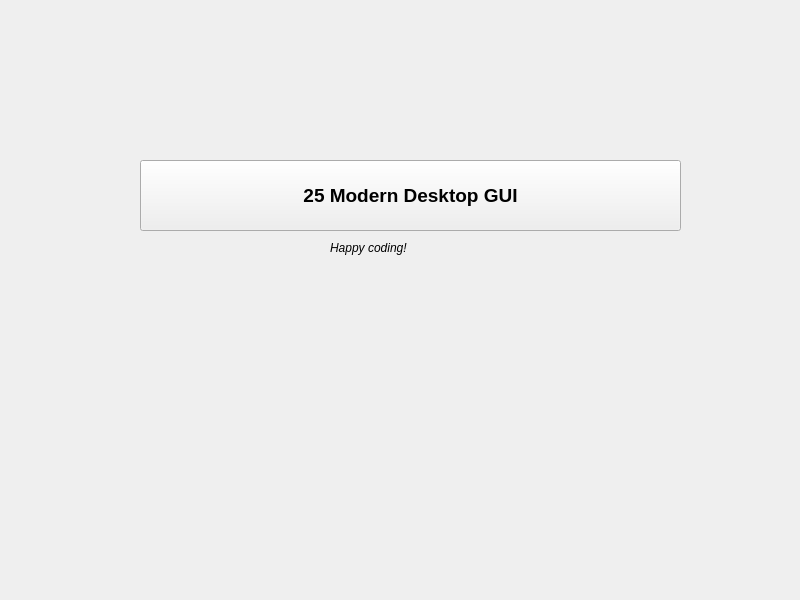
<?xml version='1.0' encoding='utf-8'?>
<ui version="4.0">
 <class>CustomMainWindow</class>
 <widget class="QCustomQMainWindow" name="CustomMainWindow">
  <property name="geometry">
   <rect>
    <x>0</x>
    <y>0</y>
    <width>800</width>
    <height>600</height>
   </rect>
  </property>
  <property name="windowTitle">
   <string>Custom MainWindow</string>
  </property>
  <widget class="QWidget" name="centralwidget">
   <widget class="QPushButton" name="pushButton">
    <property name="geometry">
     <rect>
      <x>140</x>
      <y>160</y>
      <width>541</width>
      <height>71</height>
     </rect>
    </property>
    <property name="font">
     <font>
      <pointsize>14</pointsize>
      <bold>true</bold>
     </font>
    </property>
    <property name="text">
     <string>25 Modern Desktop GUI</string>
    </property>
    <property name="icon">
     <iconset resource="../Qss/icons/_icons.qrc">
      <normaloff>:/font_awesome_brands/icons/font_awesome/brands/buffer.png</normaloff>:/font_awesome_brands/icons/font_awesome/brands/buffer.png</iconset>
    </property>
    <property name="iconSize">
     <size>
      <width>32</width>
      <height>32</height>
     </size>
    </property>
   </widget>
   <widget class="QLabel" name="label">
    <property name="geometry">
     <rect>
      <x>330</x>
      <y>240</y>
      <width>131</width>
      <height>16</height>
     </rect>
    </property>
    <property name="font">
     <font>
      <italic>true</italic>
     </font>
    </property>
    <property name="text">
     <string>Happy coding!</string>
    </property>
   </widget>
  </widget>
 </widget>
 <customwidgets>
  <customwidget>
   <class>QCustomQMainWindow</class>
   <extends>QMainWindow</extends>
   <header>Custom_Widgets.QCustomQMainWindow</header>
   <container>1</container>
  </customwidget>
 <customwidget><class>QPushButton</class><extends>QPushButton</extends><header location="global">Custom_Widgets.Theme.h</header><container>1</container></customwidget><customwidget><class>QLabel</class><extends>QLabel</extends><header location="global">Custom_Widgets.Theme.h</header><container>1</container></customwidget></customwidgets>
 <connections />
</ui>
